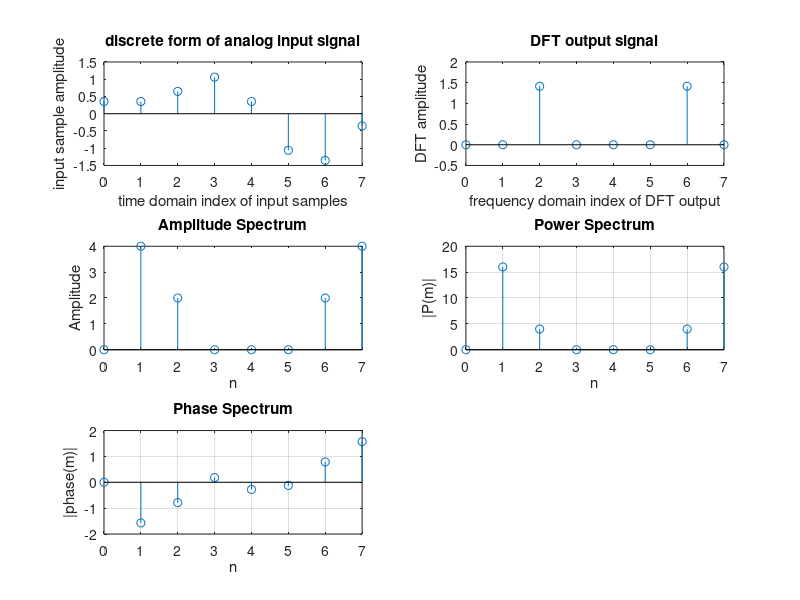

MATLAB code to generate this figure:
clc;
clear all;
close all;

% given continous signal x(t)=sin(2*pi*1000*t)+0.5sin(2*pi*2000*t+3*pi/4)

fs = 8000; %sampling frequency
N = 8;  %number of data point
n = 0:N-1;
ts = 1/fs;

x = sin(2*pi*1000*n*ts)+0.5*sin(2*pi*2000*n*ts+3*pi/4);

for j = 0: N-1
  m = j+1;
  real(m) = img(m) = 0;
  for i = 0: N-1
    real(m) = real(m) + x(i+1)*cos(2*pi*i*j/N);
    img(m) = img(m) + x(i+1)*sin(2*pi*i*j/N);
  endfor
  mag(m) = sqrt(real(m)^2 + img(m)^2);
  P(m)=mag(m)^2;    % ---one way
  phase(m) = atan(img(m)/real(m));
endfor;

n=0:N-1;
m=0:N-1;

subplot(3,2,1)
disp('input signal');
disp(x);
stem(n,x)
xlabel('time domain index of input samples')
ylabel('input sample amplitude')
title('discrete form of analog input signal')

subplot(3,2,2);
stem(m,real);
xlabel('frequency domain index of DFT output')
ylabel('DFT amplitude')
title('DFT output signal')


subplot(3,2,3);
disp('magnitude: ');
disp(mag);
stem(n,mag)
xlabel('n')
ylabel('Amplitude')
title('Amplitude Spectrum')

%P = mag.^2;   ---another way
disp('power spectrum');
disp(P);
subplot(3,2,4);
stem(n,P)
grid on;
xlabel('n')
ylabel('|P(m)|');
title('Power Spectrum')

subplot(3,2,5);
disp('phase');
disp(phase);
stem(n,phase);
grid on;
xlabel('n')
ylabel('|phase(m)|');
title('Phase Spectrum');